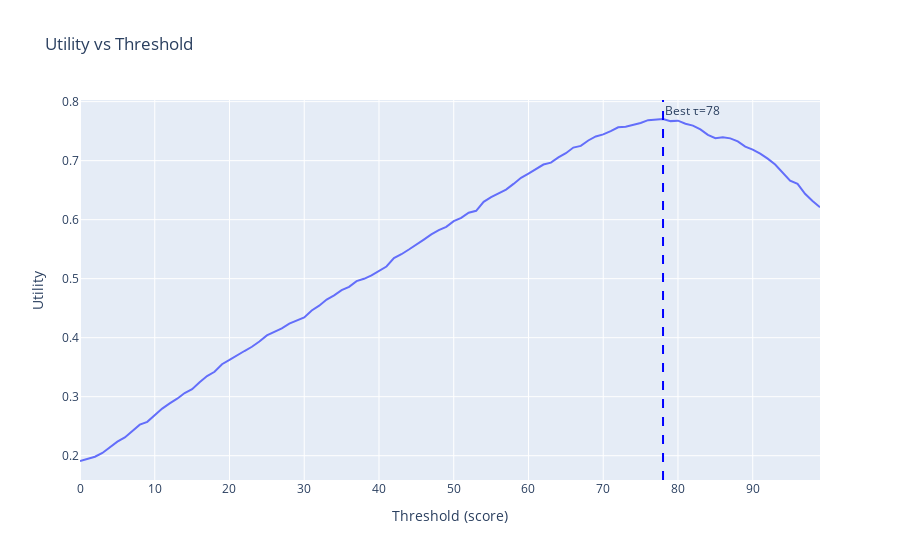
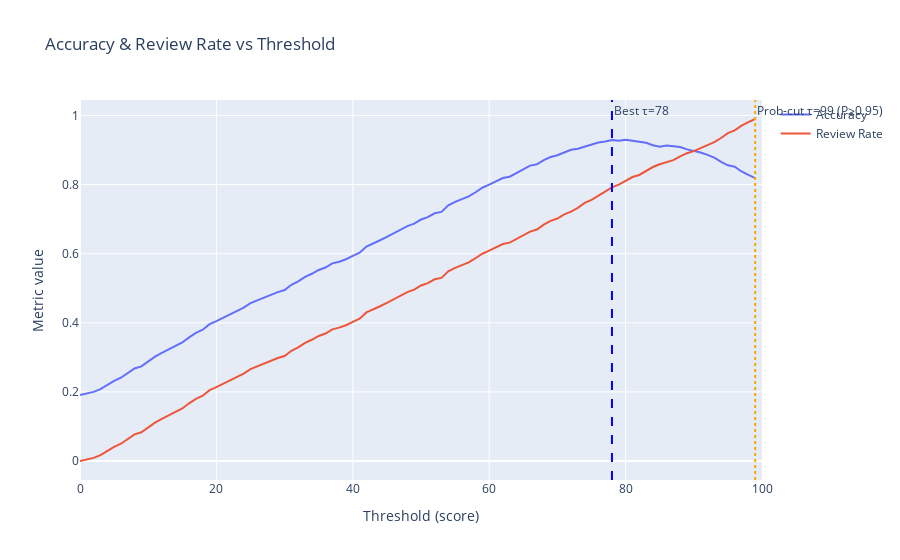

The notebook cell saved with these charts, in order:
### Markdown cell above
# Threshold Trade-off Visualization

**What this section does:** Creates interactive visualizations to help you understand the trade-offs between different threshold choices and their impact on system performance.

**Two key visualizations:**

**1. Utility vs Threshold Plot:**
- **Purpose:** Shows the utility curve to identify the optimal threshold
- **Peak location:** The highest point on the curve represents the best threshold for your cost structure
- **Shape insights:** Steep curves indicate sensitive thresholds, flat curves suggest multiple good options

**2. Accuracy & Review Rate vs Threshold Plot:**
- **Dual metrics:** Shows how accuracy and human review workload change together
- **Trade-off visualization:** Helps you see the relationship between automation and accuracy
- **Threshold impact:** Demonstrates how moving the threshold affects both metrics

**Alternative threshold approaches:**
- **Utility-optimal threshold (dashed line):** Best balance of accuracy and cost for your λ value
- **Probability-based cutoff (dotted line):** Conservative approach using calibrated probabilities (e.g., P(correct) ≥ 0.95)

**How to use these plots:**
- **Peak identification:** Find the threshold that maximizes utility
- **Sensitivity analysis:** See how much utility changes with small threshold adjustments
- **Risk assessment:** Compare utility-optimal vs. probability-based approaches
- **Stakeholder communication:** Use visualizations to explain trade-offs to business stakeholders

### Code cell
# Probability-based threshold (for comparison)
score_grid = np.arange(0, 100)
p_grid = best_f(score_grid)
target = 0.95
candidates = score_grid[p_grid >= target]
tau_prob = int(candidates.min()) if len(candidates) else 99

# --- Plot 1: Utility vs Threshold ---
fig1 = go.Figure()
fig1.add_trace(go.Scatter(x=results_df["tau"], y=results_df["utility"],
                          mode="lines", name="Utility"))
fig1.add_vline(x=best["tau"], line_dash="dash", line_color="blue",
               annotation_text=f"Best τ={best['tau']}")
fig1.update_layout(title="Utility vs Threshold",
                   xaxis_title="Threshold (score)", yaxis_title="Utility")
fig1.show()

# --- Plot 2: Accuracy & Review Rate ---
fig2 = go.Figure()
fig2.add_trace(go.Scatter(x=results_df["tau"], y=results_df["accuracy"], mode="lines", name="Accuracy"))
fig2.add_trace(go.Scatter(x=results_df["tau"], y=results_df["review_rate"], mode="lines", name="Review Rate"))
fig2.add_vline(x=best["tau"], line_dash="dash", line_color="blue",
               annotation_text=f"Best τ={best['tau']}")
fig2.add_vline(x=tau_prob, line_dash="dot", line_color="orange",
               annotation_text=f"Prob-cut τ={tau_prob} (P≥{target})")
fig2.update_layout(title="Accuracy & Review Rate vs Threshold",
                   xaxis_title="Threshold (score)", yaxis_title="Metric value",
                   xaxis=dict(range=[0, 100]))
fig2.show()

### Figure 1 — Plotly figure (JSON) as saved in the notebook; plotly's stock layout.template omitted (floating-point values rounded to 4 significant figures)
{"data": [{"mode": "lines", "name": "Utility", "type": "scatter", "x": [0, 1, 2, 3, 4, 5, 6, 7, 8, 9, 10, 11, 12, 13, 14, 15, 16, 17, 18, 19, 20, 21, 22, 23, 24, 25, 26, 27, 28, 29, 30, 31, 32, 33, 34, 35, 36, 37, 38, 39, 40, 41, 42, 43, 44, 45, 46, 47, 48, 49, 50, 51, 52, 53, 54, 55, 56, 57, 58, 59, 60, 61, 62, 63, 64, 65, 66, 67, 68, 69, 70, 71, 72, 73, 74, 75, 76, 77, 78, 79, 80, 81, 82, 83, 84, 85, 86, 87, 88, 89, 90, 91, 92, 93, 94, 95, 96, 97, 98, 99], "y": [0.191, 0.195, 0.1982, 0.2046, 0.2142, 0.2238, 0.231, 0.2422, 0.2526, 0.2574, 0.2686, 0.2798, 0.2886, 0.2966, 0.3062, 0.3126, 0.3246, 0.335, 0.3422, 0.355, 0.3622, 0.3702, 0.3774, 0.3846, 0.3934, 0.4038, 0.4102, 0.4158, 0.4238, 0.4294, 0.4342, 0.4462, 0.4542, 0.4646, 0.4718, 0.4806, 0.4862, 0.4958, 0.4998, 0.5054, 0.5134, 0.5206, 0.535, 0.5414, 0.5494, 0.5574, 0.5662, 0.575, 0.5822, 0.5878, 0.5974, 0.603, 0.6118, 0.615, 0.6302, 0.6382, 0.6446, 0.651, 0.6606, 0.671, 0.6782, 0.6862, 0.6934, 0.6966, 0.7054, 0.7126, 0.7222, 0.725, 0.7342, 0.741, 0.7446, 0.7502, 0.7566, 0.7574, 0.7606, 0.7638, 0.7686, 0.769, 0.7706, 0.767, 0.7678, 0.7626, 0.7594, 0.753, 0.7438, 0.7382, 0.7398, 0.7378, 0.7326, 0.7238, 0.7186, 0.7118, 0.7034, 0.6934, 0.679, 0.6662, 0.6606, 0.6438, 0.6318, 0.621]}], "layout": {"annotations": [{"showarrow": false, "text": "Best τ=78", "x": 78, "xanchor": "left", "xref": "x", "y": 1, "yanchor": "top", "yref": "y domain"}], "shapes": [{"line": {"color": "blue", "dash": "dash"}, "type": "line", "x0": 78, "x1": 78, "xref": "x", "y0": 0, "y1": 1, "yref": "y domain"}], "title": {"text": "Utility vs Threshold"}, "xaxis": {"title": {"text": "Threshold (score)"}}, "yaxis": {"title": {"text": "Utility"}}}}

### Figure 2 — Plotly figure (JSON) as saved in the notebook; plotly's stock layout.template omitted (floating-point values rounded to 4 significant figures)
{"data": [{"mode": "lines", "name": "Accuracy", "type": "scatter", "x": [0, 1, 2, 3, 4, 5, 6, 7, 8, 9, 10, 11, 12, 13, 14, 15, 16, 17, 18, 19, 20, 21, 22, 23, 24, 25, 26, 27, 28, 29, 30, 31, 32, 33, 34, 35, 36, 37, 38, 39, 40, 41, 42, 43, 44, 45, 46, 47, 48, 49, 50, 51, 52, 53, 54, 55, 56, 57, 58, 59, 60, 61, 62, 63, 64, 65, 66, 67, 68, 69, 70, 71, 72, 73, 74, 75, 76, 77, 78, 79, 80, 81, 82, 83, 84, 85, 86, 87, 88, 89, 90, 91, 92, 93, 94, 95, 96, 97, 98, 99], "y": [0.191, 0.196, 0.2, 0.208, 0.22, 0.232, 0.241, 0.255, 0.268, 0.274, 0.288, 0.302, 0.313, 0.323, 0.335, 0.343, 0.358, 0.371, 0.38, 0.396, 0.405, 0.415, 0.424, 0.433, 0.444, 0.457, 0.465, 0.472, 0.482, 0.489, 0.495, 0.51, 0.52, 0.533, 0.542, 0.553, 0.56, 0.572, 0.577, 0.584, 0.594, 0.603, 0.621, 0.629, 0.639, 0.649, 0.66, 0.671, 0.68, 0.687, 0.699, 0.706, 0.717, 0.721, 0.74, 0.75, 0.758, 0.766, 0.778, 0.791, 0.8, 0.81, 0.819, 0.823, 0.834, 0.843, 0.855, 0.859, 0.871, 0.88, 0.885, 0.893, 0.901, 0.904, 0.91, 0.915, 0.922, 0.925, 0.929, 0.927, 0.93, 0.927, 0.925, 0.921, 0.914, 0.91, 0.913, 0.912, 0.909, 0.902, 0.898, 0.893, 0.886, 0.878, 0.866, 0.856, 0.852, 0.838, 0.828, 0.819]}, {"mode": "lines", "name": "Review Rate", "type": "scatter", "x": [0, 1, 2, 3, 4, 5, 6, 7, 8, 9, 10, 11, 12, 13, 14, 15, 16, 17, 18, 19, 20, 21, 22, 23, 24, 25, 26, 27, 28, 29, 30, 31, 32, 33, 34, 35, 36, 37, 38, 39, 40, 41, 42, 43, 44, 45, 46, 47, 48, 49, 50, 51, 52, 53, 54, 55, 56, 57, 58, 59, 60, 61, 62, 63, 64, 65, 66, 67, 68, 69, 70, 71, 72, 73, 74, 75, 76, 77, 78, 79, 80, 81, 82, 83, 84, 85, 86, 87, 88, 89, 90, 91, 92, 93, 94, 95, 96, 97, 98, 99], "y": [0.0, 0.005, 0.009, 0.017, 0.029, 0.041, 0.05, 0.064, 0.077, 0.083, 0.097, 0.111, 0.122, 0.132, 0.144, 0.152, 0.167, 0.18, 0.189, 0.205, 0.214, 0.224, 0.233, 0.242, 0.253, 0.266, 0.274, 0.281, 0.291, 0.298, 0.304, 0.319, 0.329, 0.342, 0.351, 0.362, 0.369, 0.381, 0.386, 0.393, 0.403, 0.412, 0.43, 0.438, 0.448, 0.458, 0.469, 0.48, 0.489, 0.496, 0.508, 0.515, 0.526, 0.53, 0.549, 0.559, 0.567, 0.575, 0.587, 0.6, 0.609, 0.619, 0.628, 0.632, 0.643, 0.652, 0.664, 0.67, 0.684, 0.695, 0.702, 0.714, 0.722, 0.733, 0.747, 0.756, 0.767, 0.78, 0.792, 0.8, 0.811, 0.822, 0.828, 0.84, 0.851, 0.859, 0.866, 0.871, 0.882, 0.891, 0.897, 0.906, 0.913, 0.923, 0.935, 0.949, 0.957, 0.971, 0.981, 0.99]}], "layout": {"annotations": [{"showarrow": false, "text": "Best τ=78", "x": 78, "xanchor": "left", "xref": "x", "y": 1, "yanchor": "top", "yref": "y domain"}, {"showarrow": false, "text": "Prob-cut τ=99 (P≥0.95)", "x": 99, "xanchor": "left", "xref": "x", "y": 1, "yanchor": "top", "yref": "y domain"}], "shapes": [{"line": {"color": "blue", "dash": "dash"}, "type": "line", "x0": 78, "x1": 78, "xref": "x", "y0": 0, "y1": 1, "yref": "y domain"}, {"line": {"color": "orange", "dash": "dot"}, "type": "line", "x0": 99, "x1": 99, "xref": "x", "y0": 0, "y1": 1, "yref": "y domain"}], "title": {"text": "Accuracy & Review Rate vs Threshold"}, "xaxis": {"range": [0, 100], "title": {"text": "Threshold (score)"}}, "yaxis": {"title": {"text": "Metric value"}}}}
